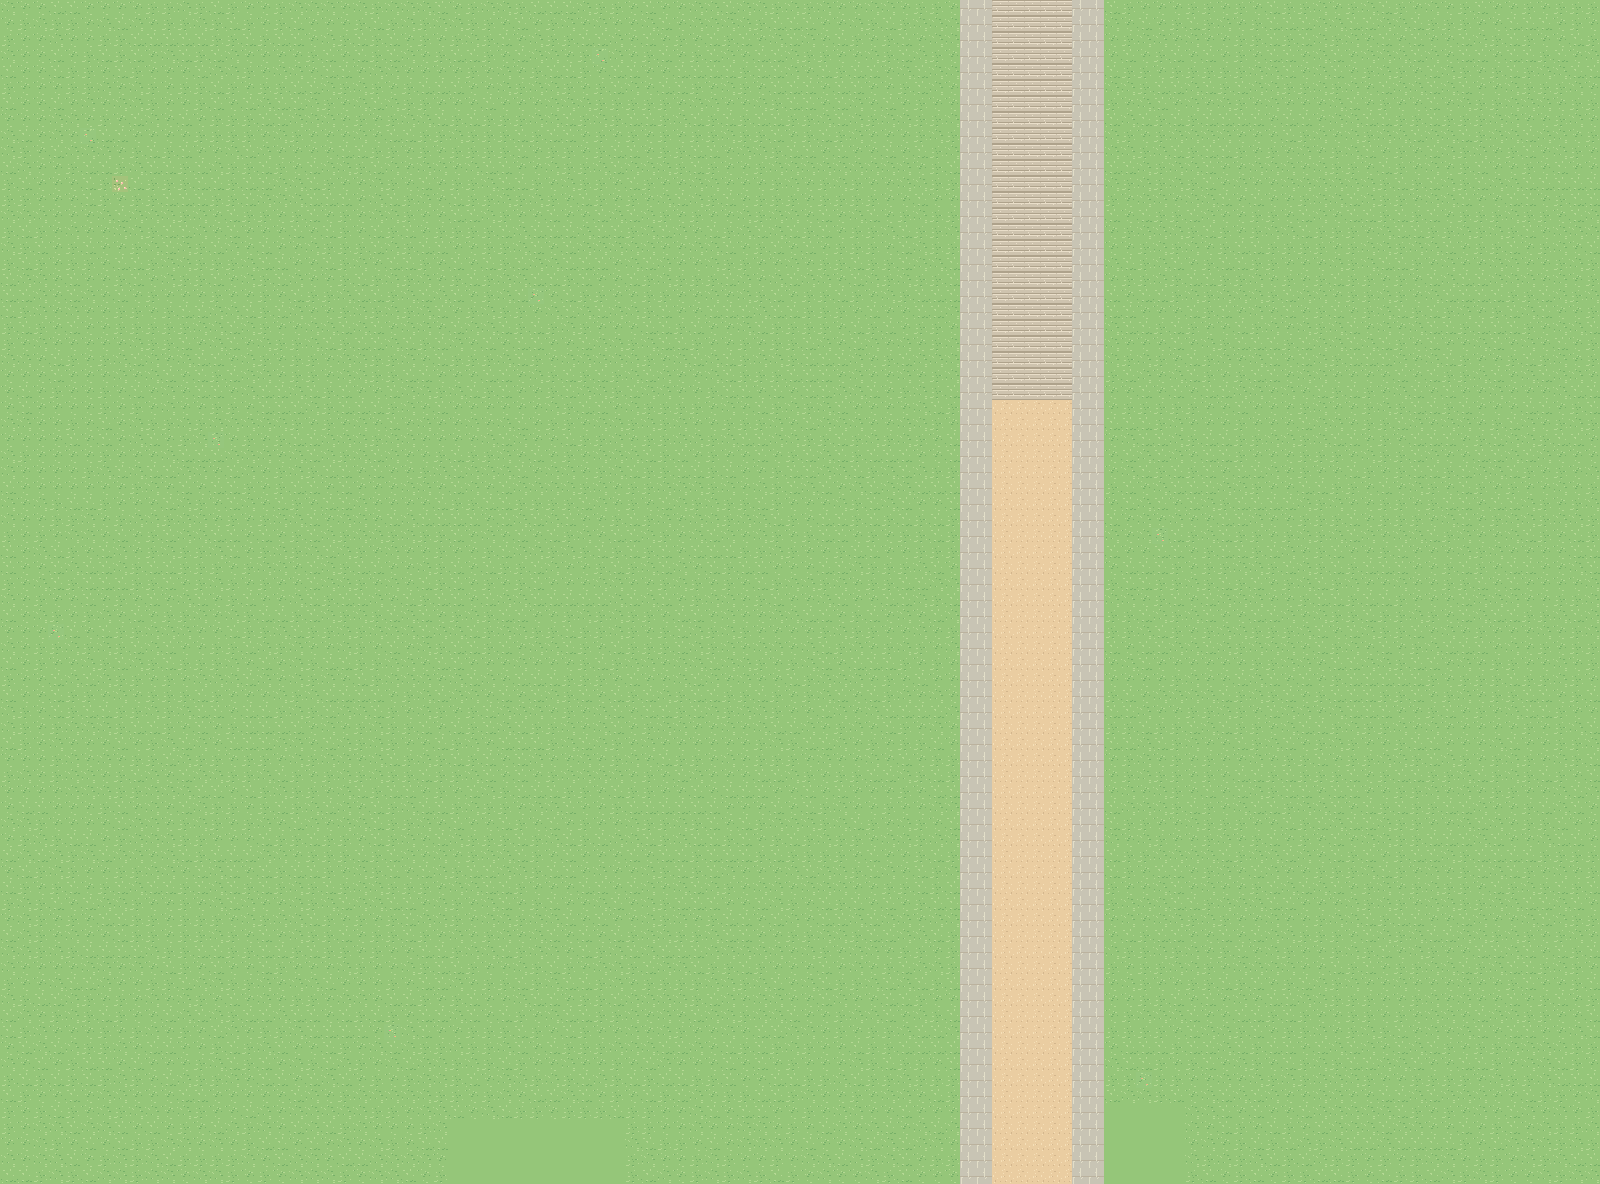

A 2D game scene composited from a Tiled map and its tileset images. What follows is a short description and the map's XML, with each tile layer's data collapsed to a summary:
An orthogonal 100x74 tile map with 16x16 px tiles, 4 tile layers (Ground, Landscape, Roads, BuildingPads), 2 tilesets and 5 objects (4x scene_portal, spawn).

<map version="1.10" tiledversion="1.12.2" orientation="orthogonal" renderorder="right-down" width="100" height="74" tilewidth="16" tileheight="16" infinite="0" backgroundcolor="#95c679" nextlayerid="8" nextobjectid="102">
 <properties>
  <property name="ground_only" type="bool" value="true" />
  <property name="origin_anchor" value="含弘门通道中心为世界(0,0)" />
  <property name="player_sprite_height" type="int" value="48" />
  <property name="player_sprite_width" type="int" value="48" />
  <property name="scene_id" value="04" />
  <property name="scene_name" value="雕像花园与台阶" />
  <property name="scenery_collision_layer" value="not_added_yet" />
  <property name="tile_scale" type="int" value="16" />
  <property name="world_origin_x_px" type="int" value="-800" />
  <property name="world_origin_y_px" type="int" value="-2096" />
 </properties>
 <tileset firstgid="1" name="swu_terrain_16" tilewidth="16" tileheight="16" tilecount="320" columns="16">
  <image source="../assets/ground_tiles_16.png" width="256" height="320" />
 </tileset>
 <tileset firstgid="321" source="../assets/stone_stairs_seamless_16.tsx" />
 <layer id="1" name="Ground" width="100" height="74">
  <data>[7400 cells, 7296 non-empty, 4 distinct tile ids]</data>
 </layer>
 <layer id="2" name="Landscape" width="100" height="74">
  <data>[7400 cells, 135 non-empty, 4 distinct tile ids]</data>
 </layer>
 <layer id="3" name="Roads" width="100" height="74">
  <data>[7400 cells, 666 non-empty, 4 distinct tile ids]</data>
 </layer>
 <layer id="4" name="BuildingPads" width="100" height="74">
  <data>[7400 cells, 1 non-empty, 1 distinct tile ids]</data>
 </layer>
 <objectgroup color="#d9b768" id="5" name="BuildingSlots" />
 <objectgroup color="#4ca3d9" id="6" name="Portals" visible="0">
  <object id="4" name="exit_south" type="scene_portal" x="768" y="1120" width="64" height="64">
   <properties>
    <property name="direction" value="south" />
    <property name="enabled" type="bool" value="true" />
    <property name="spawn_x_px" type="int" value="800" />
    <property name="spawn_y_px" type="int" value="112" />
    <property name="target_portal" value="exit_north" />
    <property name="target_scene" value="00" />
    <property name="trigger" value="cross_map_edge" />
   </properties>
  </object>
  <object id="100" name="exit_south" type="scene_portal" x="1024" y="1120" width="128" height="64">
   <properties>
    <property name="direction" value="south" />
    <property name="enabled" type="bool" value="true" />
    <property name="spawn_x_px" type="int" value="800" />
    <property name="spawn_y_px" type="int" value="112" />
    <property name="target_portal" value="exit_north" />
    <property name="target_scene" value="00" />
    <property name="trigger" value="cross_map_edge" />
   </properties>
  </object>
  <object id="101" name="exit_south" type="scene_portal" x="480" y="1120" width="112" height="64">
   <properties>
    <property name="direction" value="south" />
    <property name="enabled" type="bool" value="true" />
    <property name="spawn_x_px" type="int" value="800" />
    <property name="spawn_y_px" type="int" value="112" />
    <property name="target_portal" value="exit_north" />
    <property name="target_scene" value="00" />
    <property name="trigger" value="cross_map_edge" />
   </properties>
  </object>
  <object id="5" name="exit_north" type="scene_portal" x="672" y="0" width="272" height="64">
   <properties>
    <property name="direction" value="north" />
    <property name="enabled" type="bool" value="true" />
    <property name="spawn_x_px" type="int" value="800" />
    <property name="spawn_y_px" type="int" value="1056" />
    <property name="target_portal" value="exit_south" />
    <property name="target_scene" value="05" />
    <property name="trigger" value="cross_map_edge" />
   </properties>
  </object>
 </objectgroup>
 <objectgroup color="#74b877" id="7" name="Spawn" visible="0">
  <object id="6" name="player_start" type="spawn" x="800" y="1056">
   <properties>
    <property name="feet_position" type="bool" value="true" />
    <property name="sprite_height" type="int" value="48" />
    <property name="sprite_width" type="int" value="48" />
   </properties>
  </object>
 </objectgroup>
</map>
